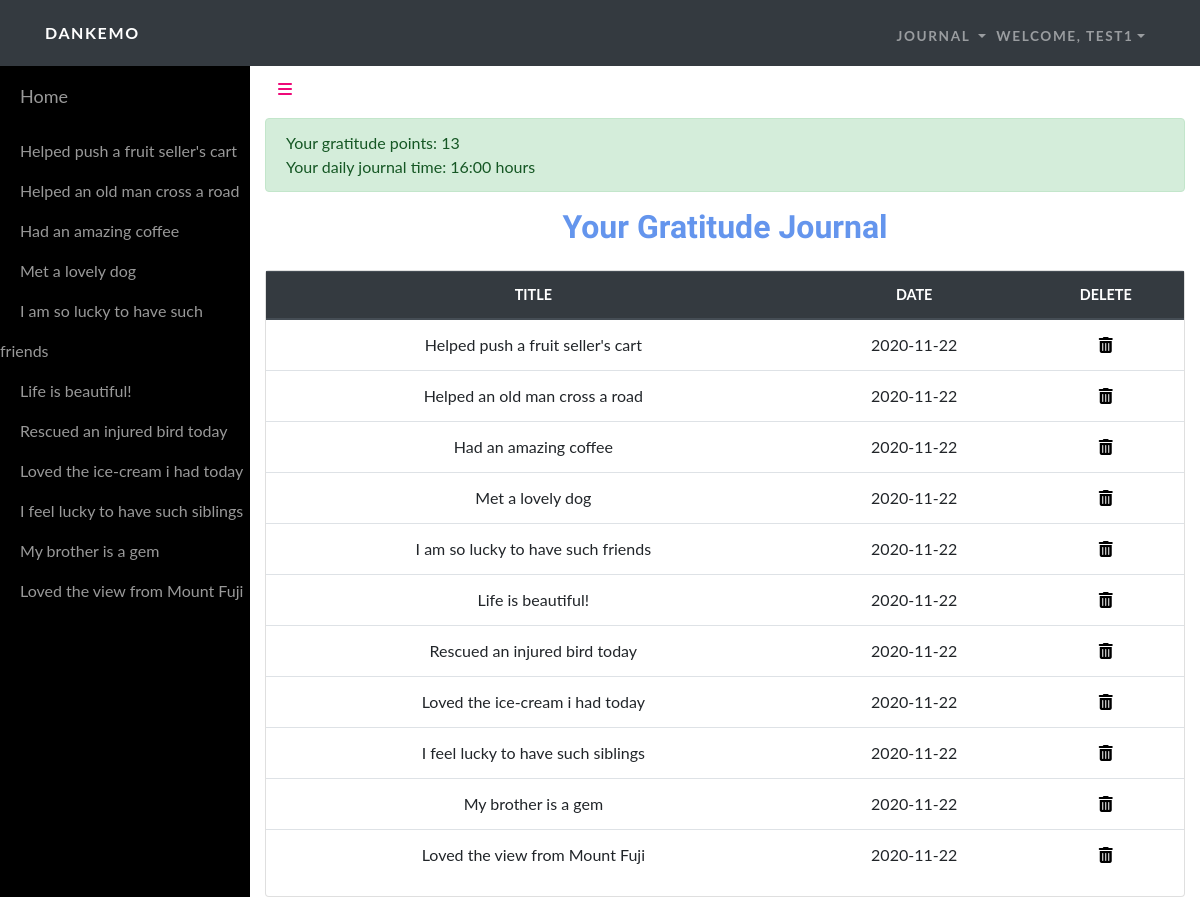
Screenshot of /home (signed in) with the database file from the repository.
### tables this page shows
CREATE TABLE "users" ("id" INTEGER PRIMARY KEY AUTOINCREMENT , "username" TEXT NOT NULL , "time" INTEGER NOT NULL , "hash" TEXT NOT NULL , "gpoints" INTEGER NOT NULL);

CREATE TABLE "journals" ("id" INTEGER PRIMARY KEY AUTOINCREMENT , "username" TEXT NOT NULL , "date" TEXT NOT NULL , "note" TEXT NOT NULL, title TEXT NOT NULL);

### app.py (the view)
@app.route("/home")
@login_required
def home():
    uname = db.execute("SELECT username FROM users WHERE id=:cid",
                    cid=session["user_id"])[0]["username"]
    gpoints = db.execute("SELECT gpoints FROM users WHERE id=:cid",
                cid=session["user_id"])[0]["gpoints"]
    time = db.execute("SELECT time FROM users WHERE id=:cid",
                cid=session["user_id"])[0]["time"]
    entries = db.execute("SELECT * FROM journals WHERE username=:username",
                username=uname)
    return render_template("home.html", uname=uname, gpoints=gpoints, time=time, entries=entries)

### app.py (called while the page is built)
@app.after_request
def after_request(response):
    response.headers["Cache-Control"] = "no-cache, no-store, must-revalidate"
    response.headers["Expires"] = 0
    response.headers["Pragma"] = "no-cache"
    return response

### helpers.py (called while the page is built)
def login_required(f):
    @wraps(f)
    def decorated_function(*args, **kwargs):
        if session.get("user_id") is None:
            return redirect("/login")
        return f(*args, **kwargs)
    return decorated_function

### templates/home.html (shortened to what this page needs)
<!DOCTYPE html>
<html>
<head>
    <link rel="stylesheet" href="/static/bootstrap/css/bootstrap.min.css">
    <link rel="stylesheet" href="https://use.fontawesome.com/releases/v5.12.0/css/all.css">
    <link rel="stylesheet" href="https://cdnjs.cloudflare.com/ajax/libs/font-awesome/4.7.0/css/font-awesome.min.css">
    <link rel="stylesheet" href="/static/fonts/fontawesome5-overrides.min.css">
    <link rel="stylesheet" href="/static/css/styles.min.css">
    <link rel="stylesheet" href="https://cdnjs.cloudflare.com/ajax/libs/aos/2.2.0/aos.css">
    <link rel="stylesheet" href="https://cdnjs.cloudflare.com/ajax/libs/jquery.tablesorter/2.31.2/css/theme.bootstrap_4.min.css">
    <link rel="stylesheet" href="https://cdnjs.cloudflare.com/ajax/libs/jqueryui/1.12.1/jquery-ui.min.css">
</head>
<body>
    <nav class="navbar navbar-dark navbar-expand-lg fixed-top bg-dark navbar-custom">
        <div class="container"><a class="navbar-brand" href="/home">Dankemo</a><button data-toggle="collapse" class="navbar-toggler" data-target="#navbarResponsive"></button>
            <div class="collapse navbar-collapse" id="navbarResponsive">
                <ul class="nav navbar-nav ml-auto">
                    <li class="nav-item">
                        <div class="nav-item dropdown"><a class="dropdown-toggle" data-toggle="dropdown" aria-expanded="false" href="#" style="text-transform: uppercase;letter-spacing: 0.1rem;font-weight: 700;font-size: 0.85rem;font-family: Lato, sans-serif;color: rgba(255,255,255,0.5);">Journal&nbsp;</a>
            </div>
            </li>
            <li class="nav-item">
                <div class="nav-item dropdown"><a class="dropdown-toggle" data-toggle="dropdown" aria-expanded="false" href="#" style="text-transform: uppercase;letter-spacing: 0.1rem;font-weight: 700;font-size: 0.85rem;font-family: Lato, sans-serif;color: rgba(255,255,255,0.5);">WELCOME, {{uname}}</a>
        </div>
        </li>
        </ul>
        </div>
        </div>
    </nav>
    <div id="wrapper">
        <div id="sidebar-wrapper">
            <ul class="sidebar-nav">
                <li class="sidebar-brand"> <a href="#">Home </a></li>
                {% if entries %}
                {% for e in entries %}
                    <li> <a href="#">{{ e["title"] }}</a></li>
                {% endfor %}
                {% endif %}
            </ul>
        </div>
        <div class="page-content-wrapper">
            <div class="container-fluid"><a class="btn btn-link" role="button" id="menu-toggle" href="#menu-toggle"><i class="fa fa-bars"></i></a>
                <div class="row">
                    <div class="col-md-12">
                        <div style="margin-top:10px;" class="alert alert-success" role="alert">
                            Your gratitude points: {{gpoints}}
                            <br/>
                            Your daily journal time: {{time}}:00 hours
                        </div>
                    </div>
                </div>
            </div>
            <h1 class="h2 mb-4" style="text-align: center; color: cornflowerblue;">Your Gratitude Journal</h1>
            <div class="container">
                <div class="card" id="TableSorterCard">
                    <div class="row">
                        <div class="col-12">
                            <div>
                                <table class="table table tablesorter" id="ipi-table">
                                    <thead class="thead-dark">
                                        <tr>
                                            <th>Title</th>
                                            <th class="">Date</th>
                                            <th class="sorter-false">Delete</th>
                                        </tr>
                                    </thead>
                                    <tbody>
                                        {% if entries %}
                                        {% for e in entries %}
                                        <tr>
                                            <td>{{e["title"]}}</td>
                                            <td>{{e["date"]}}</td>
                                            <td><form action="{{url_for('delete_article', id=e.id)}}" method="POST"><button type="submit" value="Delete" style="border:none; background-color: rgba(0,0,0,0)" ><i class="fas fa-trash-alt"></i></button></form></td>
                                        </tr>
                                        {% endfor %}
                                        {% endif %}
                                    </tbody>
                                </table>
                            </div>
                        </div>
                    </div>
                </div>
            </div>
        </div>
    </div>
</body>
</html>

### templates/home.html (style rules this page uses)
th,td { text-align: center; }

### rows the page displays
users: username "TEST1"
journals: title "Helped push a fruit seller's cart", date "2020-11-22"
journals: title "Helped an old man cross a road", date "2020-11-22"
journals: title "Had an amazing coffee", date "2020-11-22"
journals: title "Met a lovely dog", date "2020-11-22"
journals: title "I am so lucky to have such friends", date "2020-11-22"
journals: title "Life is beautiful!", date "2020-11-22"
journals: title "Rescued an injured bird today", date "2020-11-22"
journals: title "Loved the ice-cream i had today", date "2020-11-22"
journals: title "I feel lucky to have such siblings", date "2020-11-22"
journals: title "My brother is a gem", date "2020-11-22"
journals: title "Loved the view from Mount Fuji", date "2020-11-22"

### other values shown
{{ gpoints }} "13"
{{ time }} "16"
